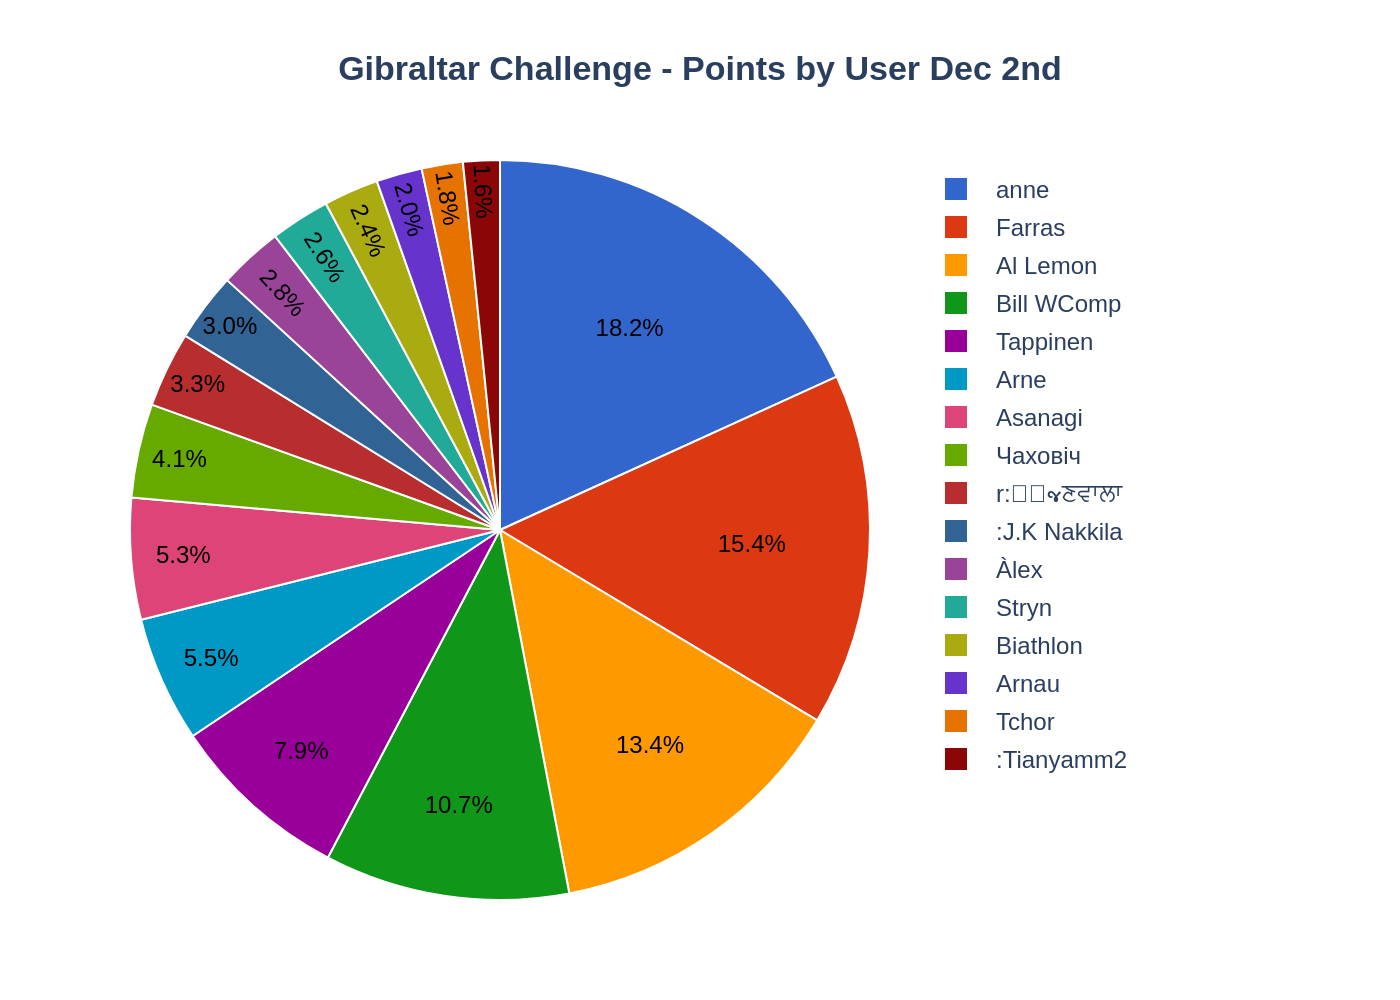

Reproduce this figure in Python.
import sys
import json
import plotly.graph_objects as go
import os

# Check for correct command-line arguments
if len(sys.argv) != 2:
    print("Usage: python generate_chart.py <path_to_json_file>")
    sys.exit(1)

# Get the JSON file path from command-line arguments
json_file_path = sys.argv[1]

# Check if the file exists
if not os.path.exists(json_file_path):
    print(f"Error: File not found at {json_file_path}")
    sys.exit(1)
    
# Derive the output filename from the input JSON filename
base_name = os.path.splitext(os.path.basename(json_file_path))[0]
output_image_path = f"{base_name}.png"

# Read and parse the JSON file
try:
    with open(json_file_path, 'r', encoding='utf-8') as f:
        chart_data = json.load(f)
except json.JSONDecodeError:
    print(f"Error: Invalid JSON file at {json_file_path}")
    sys.exit(1)


# Extract data for Plotly
labels = [item['category'] for item in chart_data['chart_data']]
values = [item['value'] for item in chart_data['chart_data']]
colors = chart_data['colors']
texts = chart_data['texts']

# Create the pie chart
fig = go.Figure()

fig.add_trace(go.Pie(
    labels=labels,
    values=values,
    marker=dict(
        colors=colors,
        line=dict(color='#ffffff', width=1)
    ),
    textinfo='percent',
    texttemplate='%{value:.1f}%',
    textfont=dict(
        family="Arial",
        size=12,
        color='black'
    ),
    hoverinfo='label+percent',
    sort=False,
    direction='clockwise'
))

# Update layout
title_text = f"<b>{texts['title']}</b>" if texts.get('title') else ""

fig.update_layout(
    title=dict(
        text=title_text,
        x=0.5,
        xanchor='center'
    ),
    font=dict(
        family="Arial"
    ),
    showlegend=True,
    legend=dict(
        orientation="v",
        yanchor="top",
        y=1,
        xanchor="left",
        x=1.02
    ),
    margin=dict(l=50, r=250, t=80, b=50),
    paper_bgcolor='white',
    plot_bgcolor='white'
)

fig.update_traces(
    textposition='inside'
)

# Save the figure as a PNG image
try:
    fig.write_image(output_image_path, scale=2)
    print(f"Chart saved to {output_image_path}")
except Exception as e:
    print(f"Error saving image: {e}")
    sys.exit(1)
